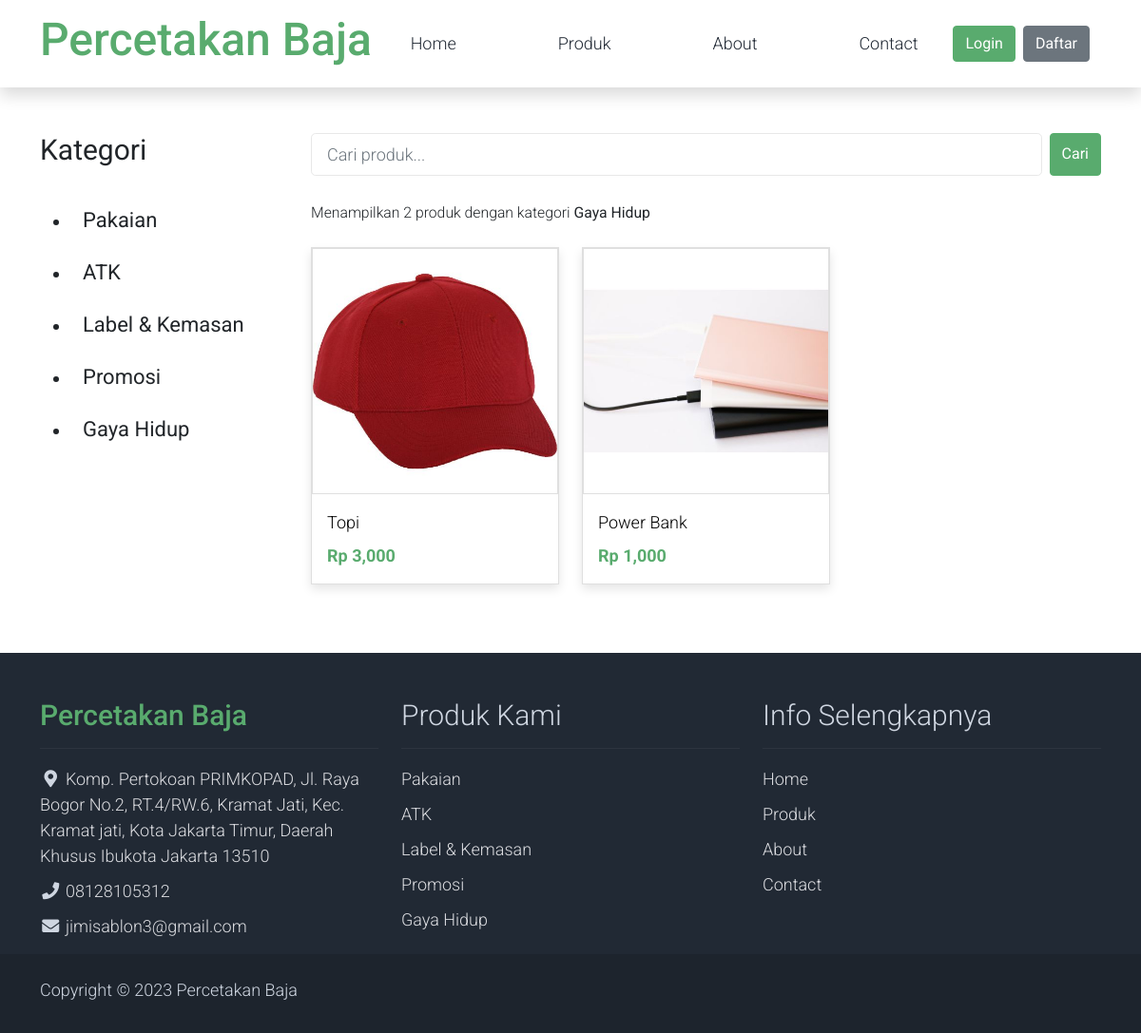
/produk?kategori=Gaya Hidup, run on the app's committed database.
### tables this page shows
CREATE TABLE `kategori_produk` (
  `id_kategori_produk` int(11) NOT NULL,
  `nama_kategori_produk` varchar(25) NOT NULL
);

CREATE TABLE `produk` (
  `id_produk` char(5) NOT NULL,
  `nama_produk` varchar(128) NOT NULL,
  `gambar` blob NOT NULL,
  `id_kategori_produk` int(11) NOT NULL,
  `harga` decimal(10,0) NOT NULL,
  `deskripsi` text NOT NULL,
  `slug` varchar(255) NOT NULL
);

### application/controllers/Produk.php (called while the page is built, shortened)
<?php
class Produk extends CI_Controller {
    public function index()
    {
        $data = [
            'content'=>'pelanggan/produk',
            'kategori_produk' => $this->db->select('*')
                    ->get('kategori_produk')->result(),
            'produk' => $this->db->select('*')
                    ->from('produk as p')
                    ->join('kategori_produk as kp', 'kp.id_kategori_produk = p.id_kategori_produk')
                    ->like('nama_produk', $this->input->get('search'), 'both')
                    ->like('nama_kategori_produk', $this->input->get('kategori'), 'both')
                    ->get()->result(),
        ];
        $this->load->view('pelanggan/layouts/app', $data);
    }
}

### index.php (called while the page is built, shortened)
<?php
require_once BASEPATH.'core/CodeIgniter.php';

### application/views/pelanggan/produk.php (the view, shortened to what this page needs)
<div class="container py-5">
    <div class="row">
        <div class="col-lg-3">
            <form action="<?= base_url('produk') ?>" method="get">
            <h1 class="h2 pb-4 fw-normal">Kategori</h1>
            <ul class="list-styled templatemo-accordion">
                <?php foreach ($kategori_produk as $row): ?>
                <li>
                    <button onclick="this.form.submit()" name="kategori" value="<?= $row->nama_kategori_produk ?>" class="btn collapsed d-flex justify-content-between h3 text-decoration-none">
                        <?= $row->nama_kategori_produk ?>
                    </button>
                </li>
                <?php endforeach; ?>
            </ul>
            </form>
        </div>
        <div class="col-lg-9">
            <div class="row">
                <div class="col-md-12 pb-4">
                    <form action="<?= base_url('produk') ?>" method="get">
                    <div class="d-flex">
                        <input type="search" name="search" id="search" class="me-2 form-control form-control-lg" value="<?= $this->input->get('search') ?>" placeholder="Cari produk..." autocomplete="off">
                        <button type="submit" class="btn btn-success">Cari</button>
                    </div>
                    </form>
                </div>
            </div>
            <div class="mb-4">
                <small>
                    Menampilkan <?= count($produk) ?> produk
                    <?php if ($this->input->get('kategori')): ?>
                        dengan kategori <b><?= $this->input->get('kategori') ?></b>
                    <?php endif; ?>
                </small>
            </div>
            <div class="row">
                <?php foreach ($produk as $row): ?>
                    <div class="col-md-4">
                        <div class="card mb-4 product-wap rounded-0">
                            <div class="card rounded-0">
                                <img class="card-img rounded-0 img-fluid" src="<?= base_url('assets/uploads/') . $row->gambar ?>">
                            </div>
                            <div class="card-body">
                                <a href="<?= base_url('/produk/detail/') . $row->slug ?>" class="h3 text-decoration-none"><?= $row->nama_produk ?></a>
                                <ul class="w-100 list-unstyled d-flex justify-content-between mb-0">
                                </ul>
                                <p class="mb-0 fw-bold text-success">Rp <?= number_format($row->harga) ?></p>
                            </div>
                        </div>
                    </div>
                <?php endforeach; ?>
            </div>
        </div>
    </div>
</div>

### application/views/pelanggan/layouts/footer.php
<?php
$kategori_produk = $this->db->select('*')->get('kategori_produk')->result();
?>
<footer class="bg-dark" id="tempaltemo_footer">
        <div class="container">
            <div class="row">
                <div class="col-md-4 pt-5">
                    <h2 class="h2 text-success border-bottom pb-3 border-light logo">Percetakan Baja</h2>
                    <ul class="list-unstyled text-light footer-link-list">
                        <li>
                            <i class="fas fa-map-marker-alt fa-fw"></i>
                            <a class="text-decoration-none" href="maps:Komp. Pertokoan PRIMKOPAD, Jl. Raya Bogor No.2, RT.4/RW.6, Kramat Jati, Kec. Kramat jati, Kota Jakarta Timur, Daerah Khusus Ibukota Jakarta 13510">Komp. Pertokoan PRIMKOPAD, Jl. Raya Bogor No.2, RT.4/RW.6, Kramat Jati, Kec. Kramat jati, Kota Jakarta Timur, Daerah Khusus Ibukota Jakarta 13510</a>
                        </li>
                        <li>
                            <i class="fa fa-phone fa-fw"></i>
                            <a class="text-decoration-none" href="tel:08128105312">08128105312</a>
                        </li>
                        <li>
                            <i class="fa fa-envelope fa-fw"></i>
                            <a class="text-decoration-none" href="mailto:jimisablon3@gmail.com">jimisablon3@gmail.com</a>
                        </li>
                    </ul>
                </div>
                <div class="col-md-4 pt-5">
                    <h2 class="h2 text-light border-bottom pb-3 border-light">Produk Kami</h2>
                    <ul class="list-unstyled text-light footer-link-list">
                        <?php foreach ($kategori_produk as $kategori): ?>
                        <li><a class="text-decoration-none" href="<?= base_url('/produk?kategori=') . $kategori->nama_kategori_produk ?>"><?= $kategori->nama_kategori_produk ?></a></li>
                        <?php endforeach; ?>
                    </ul>
                </div>
                <div class="col-md-4 pt-5">
                    <h2 class="h2 text-light border-bottom pb-3 border-light">Info Selengkapnya</h2>
                    <ul class="list-unstyled text-light footer-link-list">
                        <li><a class="text-decoration-none" href="<?= base_url('/') ?>">Home</a></li>
                        <li><a class="text-decoration-none" href="<?= base_url('/produk') ?>">Produk</a></li>
                        <li><a class="text-decoration-none" href="<?= base_url('/about') ?>">About</a></li>
                        <li><a class="text-decoration-none" href="<?= base_url('/contact') ?>">Contact</a></li>
                    </ul>
                </div>
            </div>
        </div>
        <div class="w-100 bg-black py-3">
            <div class="container">
                <div class="row pt-2">
                    <div class="col-12">
                        <p class="text-left text-light">
                            Copyright &copy; <?= date('Y') ?> Percetakan Baja
                        </p>
                    </div>
                </div>
            </div>
        </div>
    </footer>

### assets/pelanggan/css/templatemo.css (style rules this page uses)
body, ul, li, p, a, label, input, div { font-family: 'Roboto', sans-serif; font-size: 18px !important; font-weight: 300 !important; }
.h2 { font-family: 'Roboto', sans-serif; font-size: 30px !important; font-weight: 300; }
.h3 { font-family: 'Roboto', sans-serif; font-size: 22px !important; }
.logo { font-weight: 500 !important; }
.text-success { color: #59ab6e !important; }
.text-light { color: #cfd6e1 !important; }
.bg-dark { background-color: #212934 !important; }
.bg-black { background-color: #1d242d !important; }
.btn-success { background-color: #59ab6e !important; border-color: #56ae6c !important; }
.product-wap { box-shadow: 0px 5px 10px 0px rgba(0, 0, 0, 0.10); }
.card.product-wap a { color: #000; }
.form-control { border: 1px solid #e8e8e8; }
#tempaltemo_footer a { color: #dcdde1; }
#tempaltemo_footer ul.footer-link-list li { padding-top: 10px; }
#tempaltemo_footer .border-light { border-color: #2d343f !important; }
.product-wap .h3, .product-wap li, .product-wap i, .product-wap p { font-size: 12px !important; }
@media (min-width: 992px) { .product-wap .h3, .product-wap li, .product-wap i, .product-wap p { font-size: 18px !important; } }

### data on the page
kategori_produk: nama_kategori_produk "Pakaian"
kategori_produk: nama_kategori_produk "ATK"
kategori_produk: nama_kategori_produk "Label & Kemasan"
kategori_produk: nama_kategori_produk "Promosi"
kategori_produk: nama_kategori_produk "Gaya Hidup"
produk: gambar (picture), nama_produk "Topi", harga "3,000"
produk: gambar (picture), nama_produk "Power Bank", harga "1,000"

### other printed values
count($produk) "2"
$this->input->get('kategori') "Gaya Hidup"
